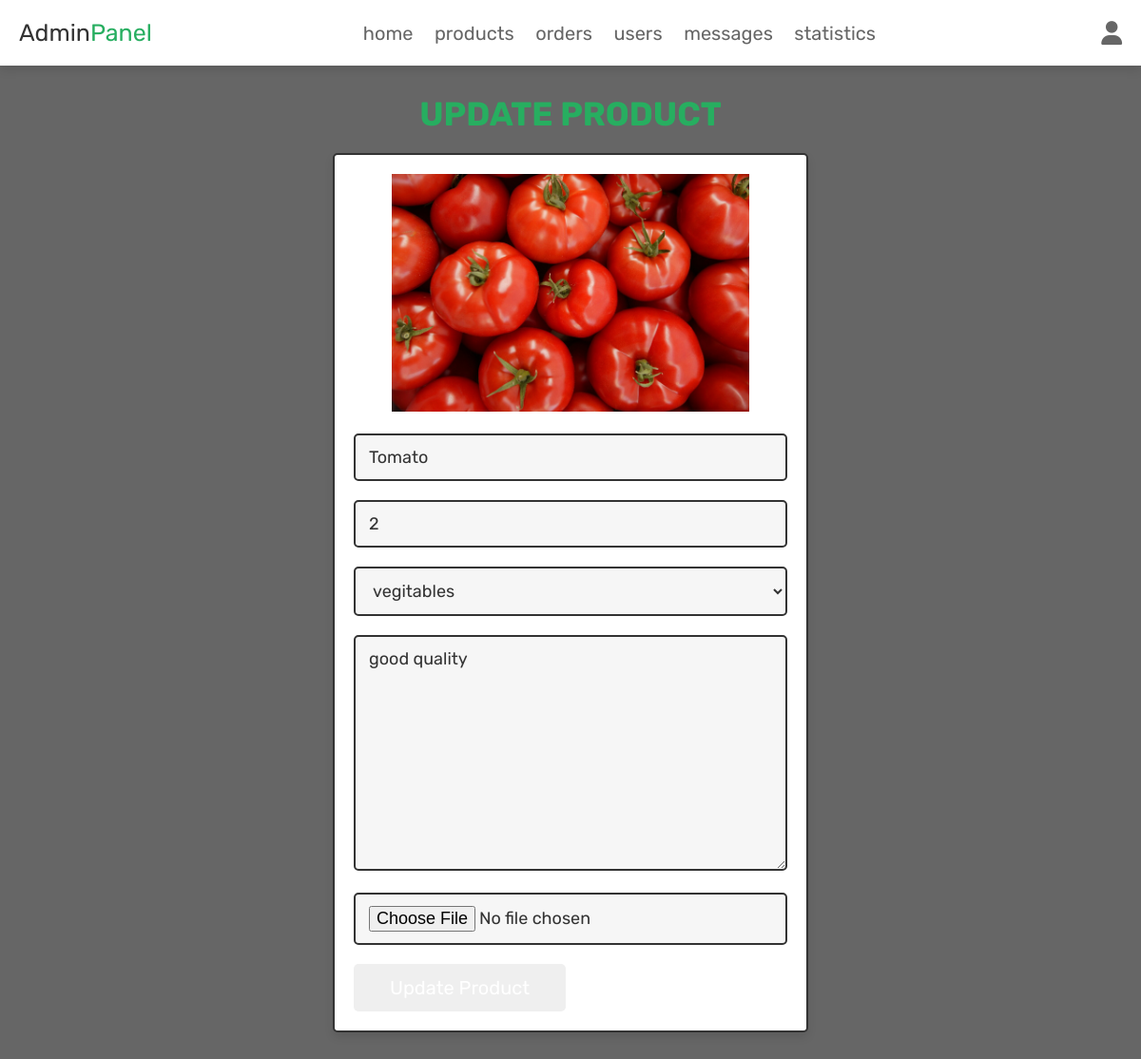
/admin_update_product.php?update=24 (signed in), run on the app's committed database.
### tables this page shows
CREATE TABLE `products` (
  `id` int(100) NOT NULL,
  `name` varchar(100) NOT NULL,
  `category` varchar(20) NOT NULL,
  `details` varchar(500) NOT NULL,
  `price` int(100) NOT NULL,
  `image` varchar(100) NOT NULL,
  `sold` int(11) NOT NULL,
  `inventories` int(11) NOT NULL
);

### admin_update_product.php (the view, shortened to what this page needs)
<?php
@include 'config.php';
?>
<!DOCTYPE html>
<html lang="en">
<head>
   <link rel="stylesheet" href="https://cdnjs.cloudflare.com/ajax/libs/font-awesome/6.1.1/css/all.min.css">
   <link rel="stylesheet" href="css/admin_style.css">
</head>
<body>
<?php include 'admin_header.php'; ?>
<section class="update-product">
   <h1 class="title">update product</h1>
   <?php
      $update_id = $_GET['update'];
      $select_products = $conn->prepare("SELECT * FROM `products` WHERE id = ?");
      $select_products->execute([$update_id]);
      if($select_products->rowCount() > 0){
         while($fetch_products = $select_products->fetch(PDO::FETCH_ASSOC)){
   ?>
   <form action="" method="post" enctype="multipart/form-data">
      <img src="uploaded_img/<?= $fetch_products['image']; ?>" alt="">
      <input type="text" name="name" placeholder="enter product name" required class="box" value="<?= $fetch_products['name']; ?>">
      <input type="number" name="price" min="0" placeholder="enter product price" required class="box" value="<?= $fetch_products['price']; ?>">
      <select name="category" class="box" required>
         <option selected><?= $fetch_products['category']; ?></option>
      </select>
      <textarea name="details" required placeholder="enter product details" class="box" cols="30" rows="10"><?= $fetch_products['details']; ?></textarea>
      <input type="file" name="image" class="box" accept="image/jpg, image/jpeg, image/png">
      <div class="flex-btn">
         <input type="submit" class="btn" value="update product" name="update_product">
         <a href="admin_products.php" class="option-btn">go back</a>
      </div>
   </form>
   <?php
         }
      }else{
         echo '<p class="empty">no products found!</p>';
      }
   ?>
</section>
</body>
</html>

### css/admin_style.css (style rules this page uses)
.update-product form { max-width: 50rem; padding:2rem; margin:0 auto; text-align: center; border:var(--border); box-shadow: var(--box-shadow); background-color: var(--white); border-radius: .5rem; }
.update-product form img { height: 25rem; object-fit: cover; margin-bottom: 1rem; }
.update-product form .box { width: 100%; border:var(--border); background-color: var(--white); border-radius: .5rem; background-color: var(--light-bg); padding:1.2rem 1.4rem; font-size: 1.8rem; color:var(--black); margin:1rem 0; }

### css/components.css (style rules this page uses)
:root { --green:#27ae60; --orange:#f39c12; --red:#e74c3c; --black:#333; --light-color:#666; --white:#fff; --light-bg:#f6f6f6; --border:.2rem solid var(--black); --box-shadow:0 .5rem 1rem rgba(0,0,0,.1); --purple:#800080; }
* { font-family: 'Rubik', sans-serif; margin:0; padding:0; box-sizing: border-box; outline: none; border:none; text-decoration: none; color:var(--black); }
body { background-color: var(--light-color) ; }
html { font-size: 62.5%; overflow-x: hidden; scroll-behavior: smooth; scroll-padding-top: 6.5rem; }
section { padding:3rem 2rem; max-width: 1200px; margin:0 auto; }
.btn, .delete-btn, .option-btn { display: block; width: 100%; margin-top: 1rem; border-radius: .5rem; color:var(--white); font-size: 2rem; padding:1.3rem 3rem; text-transform: capitalize; cursor: pointer; text-align: center; }
.flex-btn { display: flex; flex-wrap: wrap; gap:1rem; }
.flex-btn > * { flex:1; }
.title { text-align: center; margin-bottom: 2rem; text-transform: uppercase; color:var(--green); font-size: 3.5rem; }

### data on the page
products: image (picture), name "Tomato", price "2", category "vegitables", details "good quality"
